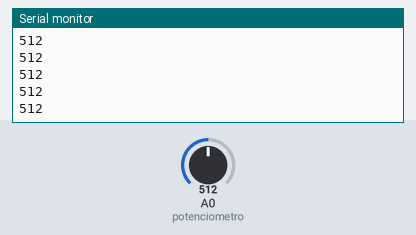
A sketch run on a simulated Arduino Uno, built with avr-gcc and run on an emulated ATmega328P. On the bench: the last lines printed to the serial monitor. The test bench sets the inputs (shaded band); at power-on: A0 (potenciometro) = 512.

Above: at 1.2 s.
1.3 s: A0 (potenciometro) set to 716
At 1.31 s:
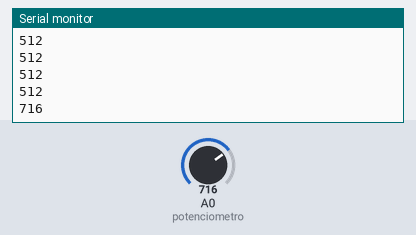
2.8 s: A0 (potenciometro) set to 900
At 2.81 s:
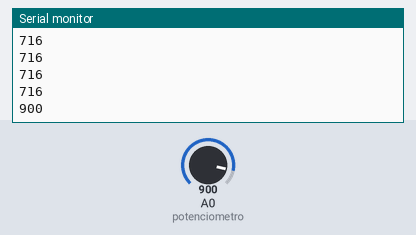
Timing chart, 0 to 5.8 s (numbered marks = the images above; inputs shaded):
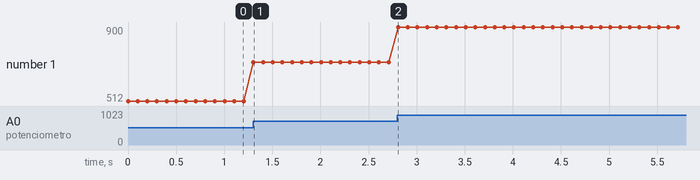

Measured:
- after the input at 1.3 s, the serial monitor: prints a new line at once (image 1)
- after the input at 2.8 s, the serial monitor: prints a new line at once (image 2)
- plotted number 1: 512 → 716 after the input at 1.3 s, 716 → 900 after the input at 2.8 s

The sketch:

Arduino_P7.ino
```cpp
//izquierda
//derecha
//centro ->> A0

// Tierra / 5V van de manera intercambiable en izquierda o derecha

int potenciometro = A0;

int valor;

void setup() {
  // put your setup code here, to run once:
  Serial.begin(9600); //UART
  //9600 baudios

  Serial.setTimeout(100);//ms
}


void loop() {
  // put your main code here, to run repeatedly:

  valor = analogRead(potenciometro); //0 1023.  -> 1024 valores posibles. -> ADC de 10 bits de resolucion

  Serial.println(valor);

  delay(100);

}
```
